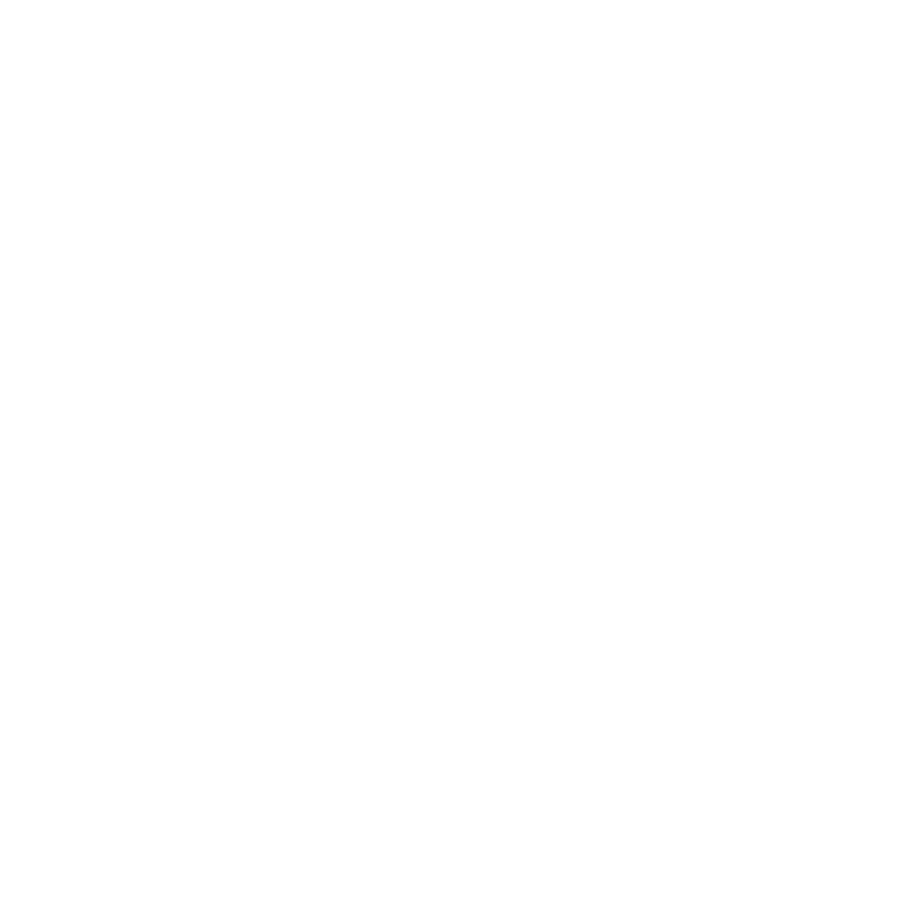
Frame 1 (no input)
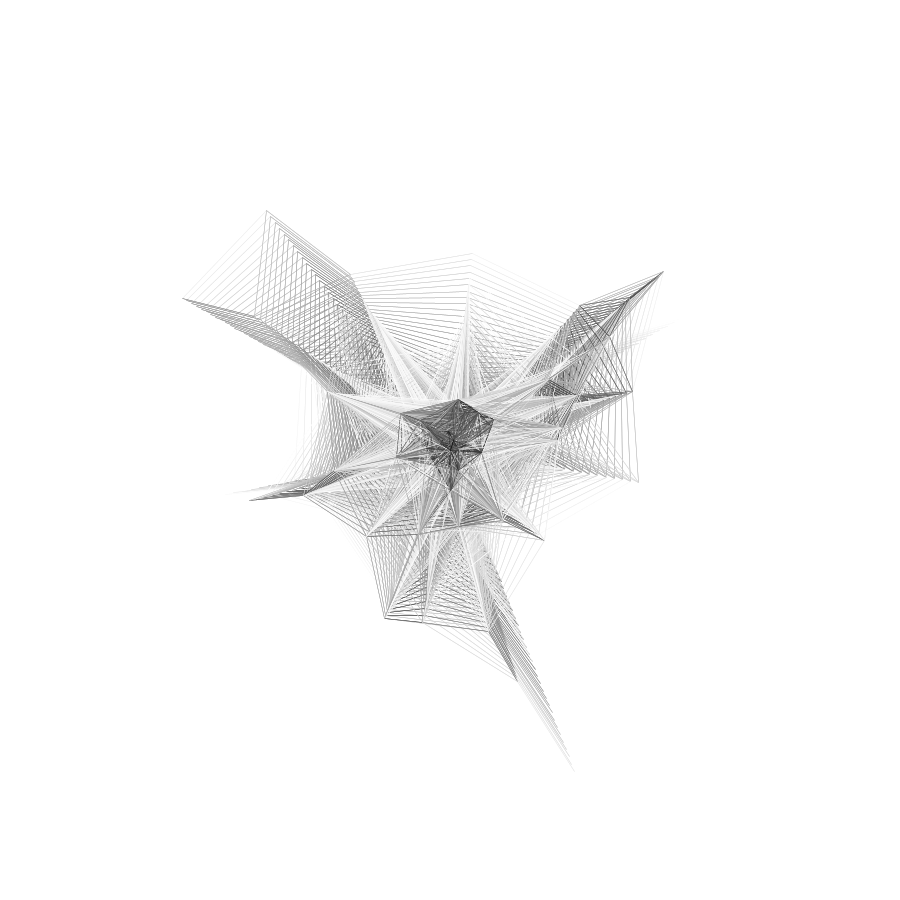
Frame 60 (the mouse pressed at the canvas centre just before this capture)
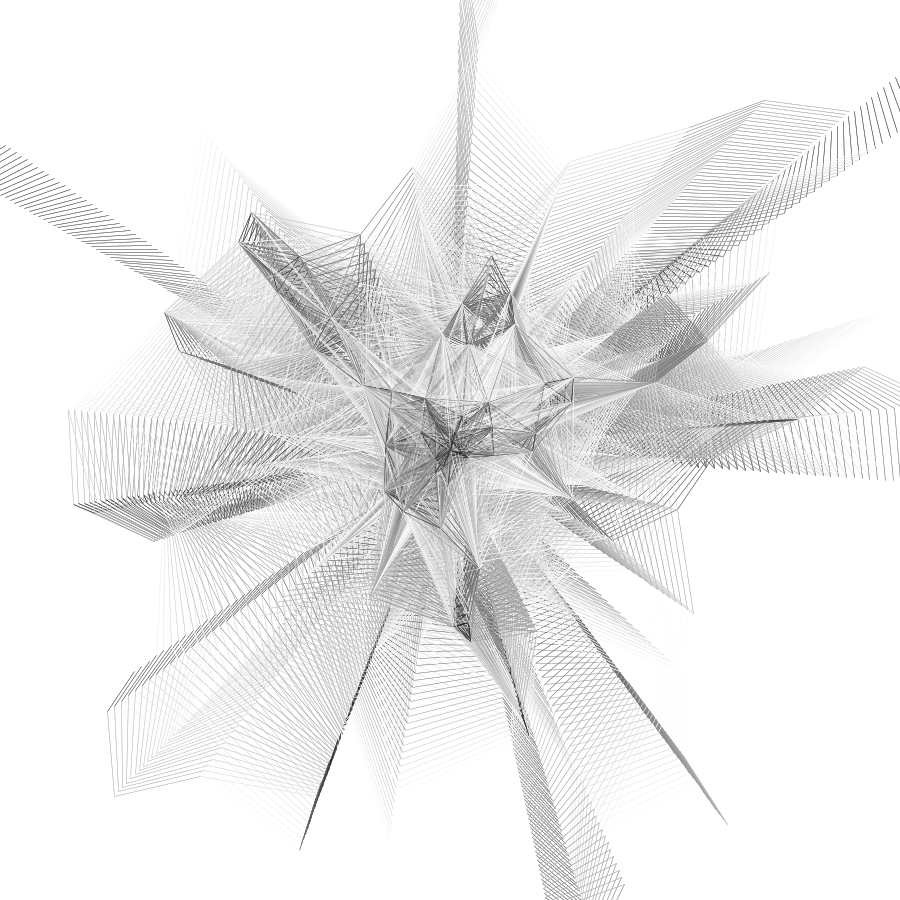
Frame 120 (the mouse held since frame 60 and released just before this capture)

The Processing sketch that drew these frames (run headless with seeded random() and noise(); from frame 60 on, the mouse is pressed at the canvas centre):

// Processing sketch: circles
// ── circles.pde
final float MAX_CIRCLES = 300, SPAWN_RADIUS = 300, MIN_GREY = 0, MAX_GREY = 255, MIN_SIZE = 50, MAX_SIZE = 75, MIN_SPEED = 0, MAX_SPEED = 10, STROKE_WEIGHT = .5, PARAM_SPEED_INC = 180;

ArrayList<Circle> circles = new ArrayList<Circle>();
//ArrayList<float[]> lines = new ArrayList<float[]>();

float t = 0;
String[] modes = new String[] {"center", "x-axis", "y-axis", "circle", "mouse", "random"};
int mode = 0;
String spawnMode = modes[mode];


void setup() {
  size(900, 900);
  background(255);
  strokeWeight(STROKE_WEIGHT);
}

void draw() {

  if (spawnMode == "center") {
    float x  =  width/2;
    float y  =  height/2;
    circles.add(new Circle(x, y, random(MIN_SIZE, MAX_SIZE), random(MIN_SPEED, MAX_SPEED)));
  } else if (spawnMode == "x-axis") {
    float x  =  random(width);
    float y  =  height/2;
    circles.add(new Circle(x, y, random(MIN_SIZE, MAX_SIZE), random(MIN_SPEED, MAX_SPEED)));
  } else if (spawnMode == "y-axis") {
    float x  =  width/2;
    float y  =  random(height);
    circles.add(new Circle(x, y, random(MIN_SIZE, MAX_SIZE), random(MIN_SPEED, MAX_SPEED)));
  } else if (spawnMode == "circle") {
    float x  =  (width/2) + SPAWN_RADIUS * cos(t);
    float y  =  (height/2) + SPAWN_RADIUS * sin(t);
    t+= TWO_PI / PARAM_SPEED_INC;
    circles.add(new Circle(x, y, random(MIN_SIZE, MAX_SIZE), random(MIN_SPEED, MAX_SPEED)));
  } else if (spawnMode == "mouse") {
    float x = mouseX;
    float y = mouseY;
    circles.add(new Circle(x, y, random(MIN_SIZE, MAX_SIZE), random(MIN_SPEED, MAX_SPEED)));
  } else if (spawnMode == "random") {
    float x = random(width);
    float y = random(height);
    circles.add(new Circle(x, y, random(MIN_SIZE, MAX_SIZE), random(MIN_SPEED, MAX_SPEED)));
  }

  if (circles.size() > MAX_CIRCLES)
    circles.remove(0);

  for (int i = 0; i < circles.size(); i++) {
    if (circles.get(i).getPosition().x < 0 - circles.get(i).getRadius() || circles.get(i).getPosition().x > width + circles.get(i).getRadius() || circles.get(i).getPosition().y < 0 - circles.get(i).getRadius() || circles.get(i).getPosition().y > height + circles.get(i).getRadius()) {
      circles.remove(i);
      i--;
    } /*else {
     circles.get(i).render();
     }*/
  }


  for (int i = 0; i < circles.size(); i++) {
    for (int j = 0; j < circles.size(); j++) {
      if (i != j) {
        if (circles.get(i).circleCollide(circles.get(j))) {
          stroke(map(dist(circles.get(i).getPosition().x, circles.get(i).getPosition().y, circles.get(j).getPosition().x, circles.get(j).getPosition().y), 0, circles.get(i).getRadius() + circles.get(j).getRadius(), MIN_GREY, MAX_GREY));
          line(circles.get(i).getPosition().x, circles.get(i).getPosition().y, circles.get(j).getPosition().x, circles.get(j).getPosition().y);
          //lines.add(new float[] {circles.get(i).getPosition().x, circles.get(i).getPosition().y, circles.get(j).getPosition().x, circles.get(j).getPosition().y});
          //if (lines.size() > 100) {
          //  lines.remove(0);
          //}
        }
      }
    }
  }

  //for (int i = 0; i < lines.size(); i++) {
  //  line(lines.get(i)[0], lines.get(i)[1], lines.get(i)[2], lines.get(i)[3]);
  //}

  for (int i = 0; i < circles.size(); i++) {
    circles.get(i).update();
  }
}

void mousePressed() {
  if (mouseButton == LEFT) {
    mode++;
    mode = mode % modes.length;
    spawnMode = modes[mode];
  } else if (mouseButton == RIGHT) {
    background(255);
    circles.clear();
  }
}

// ── Circle.pde
class Circle {

  PVector position, velocity;
  float radius;
  boolean bounce = true;

  Circle() {
    this.position = new PVector(random(width), random(height));
    this.velocity = PVector.random2D();
    this.radius = random(5, width/2);
  }

  Circle(float x, float y) {
    this.position = new PVector(x, y);
    this.velocity = PVector.random2D();
    this.radius = random(5, width/2);
  }

  Circle(float x, float y, float radius) {
    this.position = new PVector(x, y);
    this.velocity = PVector.random2D();
    this.radius = radius;
  }

  Circle(float x, float y, float radius, float speed) {
    this.position = new PVector(x, y);
    this.velocity = PVector.random2D().mult(speed);
    this.radius = radius;
  }
  
  PVector getPosition() {
    return this.position;
  }
  
  PVector getVelocity() {
    return this.velocity;
  }
  
  float getRadius() {
    return this.radius;
  }
  
  void setPosition(PVector pos) {
    this.position = pos;
  }
  
  void setVelocity(PVector vel) {
    this.velocity = vel;
  }
  
  void setRadius(float rad) {
    this.radius = rad;
  }

  void render() {
    circle(this.position.x, this.position.y, 2 * radius);
  }

  void update() {
    this.position.add(this.velocity);
  }

  void veer(PVector point1, PVector point2) {
    PVector barrier = PVector.sub(point2, point1);
  }

  boolean circleCollide(float x2, float y2, float r2) {
    if (dist(this.position.x, this.position.y, x2, y2) <= (this.radius + r2)) {
      return true;
    } else {
      return false;
    }
  }

  boolean circleCollide(Circle circle) {
    if (dist(this.position.x, this.position.y, circle.position.x, circle.position.y) <= (this.radius + circle.radius)) {
      return true;
    } else {
      return false;
    }
  }
  
  void rotateCircle(float turn) {
    this.velocity.rotate(turn);
  }
}
